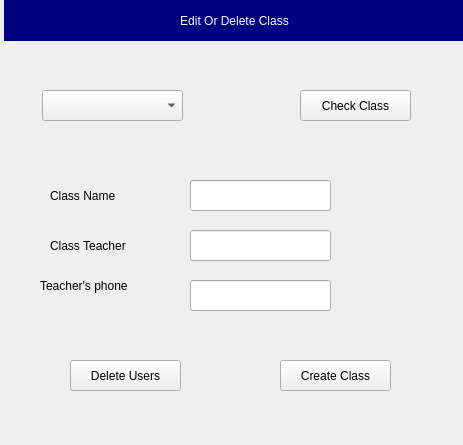
<?xml version="1.0" encoding="UTF-8"?>
<ui version="4.0">
 <class>Form</class>
 <widget class="QWidget" name="Form">
  <property name="geometry">
   <rect>
    <x>0</x>
    <y>0</y>
    <width>463</width>
    <height>445</height>
   </rect>
  </property>
  <property name="windowTitle">
   <string>Form</string>
  </property>
  <widget class="QPushButton" name="pushButton">
   <property name="geometry">
    <rect>
     <x>280</x>
     <y>360</y>
     <width>111</width>
     <height>31</height>
    </rect>
   </property>
   <property name="text">
    <string>Create Class</string>
   </property>
  </widget>
  <widget class="QLabel" name="label_5">
   <property name="geometry">
    <rect>
     <x>50</x>
     <y>230</y>
     <width>121</width>
     <height>31</height>
    </rect>
   </property>
   <property name="styleSheet">
    <string notr="true">font: 10pt &quot;Verdana&quot;;</string>
   </property>
   <property name="text">
    <string>Class Teacher</string>
   </property>
  </widget>
  <widget class="QLineEdit" name="lineEdit">
   <property name="geometry">
    <rect>
     <x>190</x>
     <y>180</y>
     <width>141</width>
     <height>31</height>
    </rect>
   </property>
  </widget>
  <widget class="QLabel" name="label_6">
   <property name="geometry">
    <rect>
     <x>40</x>
     <y>270</y>
     <width>141</width>
     <height>31</height>
    </rect>
   </property>
   <property name="styleSheet">
    <string notr="true">font: 10pt &quot;Verdana&quot;;</string>
   </property>
   <property name="text">
    <string>Teacher's phone</string>
   </property>
  </widget>
  <widget class="QLineEdit" name="lineEdit_2">
   <property name="geometry">
    <rect>
     <x>190</x>
     <y>230</y>
     <width>141</width>
     <height>31</height>
    </rect>
   </property>
  </widget>
  <widget class="QLabel" name="label_2">
   <property name="geometry">
    <rect>
     <x>50</x>
     <y>180</y>
     <width>121</width>
     <height>31</height>
    </rect>
   </property>
   <property name="styleSheet">
    <string notr="true">font: 10pt &quot;Verdana&quot;;</string>
   </property>
   <property name="text">
    <string>Class Name</string>
   </property>
  </widget>
  <widget class="QLineEdit" name="lineEdit_3">
   <property name="geometry">
    <rect>
     <x>190</x>
     <y>280</y>
     <width>141</width>
     <height>31</height>
    </rect>
   </property>
  </widget>
  <widget class="QPushButton" name="pushButton_2">
   <property name="geometry">
    <rect>
     <x>70</x>
     <y>360</y>
     <width>111</width>
     <height>31</height>
    </rect>
   </property>
   <property name="text">
    <string>Delete Users</string>
   </property>
  </widget>
  <widget class="QComboBox" name="comboBox">
   <property name="geometry">
    <rect>
     <x>42</x>
     <y>90</y>
     <width>141</width>
     <height>31</height>
    </rect>
   </property>
  </widget>
  <widget class="QPushButton" name="pushButton_3">
   <property name="geometry">
    <rect>
     <x>300</x>
     <y>90</y>
     <width>111</width>
     <height>31</height>
    </rect>
   </property>
   <property name="text">
    <string>Check Class</string>
   </property>
  </widget>
  <widget class="QLabel" name="label">
   <property name="geometry">
    <rect>
     <x>4</x>
     <y>0</y>
     <width>461</width>
     <height>41</height>
    </rect>
   </property>
   <property name="styleSheet">
    <string notr="true">font: 75 10pt &quot;Verdana&quot;;
background-color: rgb(0, 0, 130);
color: rgb(252, 252, 252);</string>
   </property>
   <property name="text">
    <string>Edit Or Delete Class</string>
   </property>
   <property name="alignment">
    <set>Qt::AlignCenter</set>
   </property>
  </widget>
 </widget>
 <resources/>
 <connections/>
</ui>
